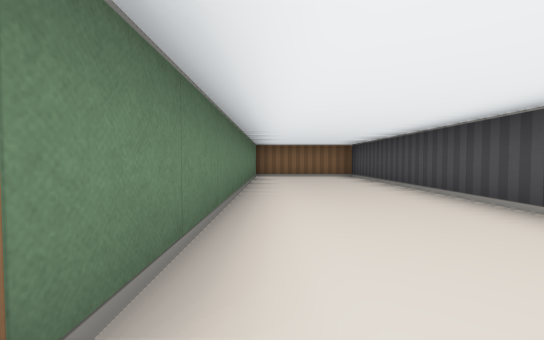
View 1 (above)

18 first-person views from a walk through a cub3D maze. The camera is about half as high as the walls, tilts 2° down and sees 90° across. The floor is counted in squares. Each view is taken from the middle of a square. On the plan, view 1 faces up. The plan holds only what a view shows up to about 9 squares ahead; the rest is blank.

View 2
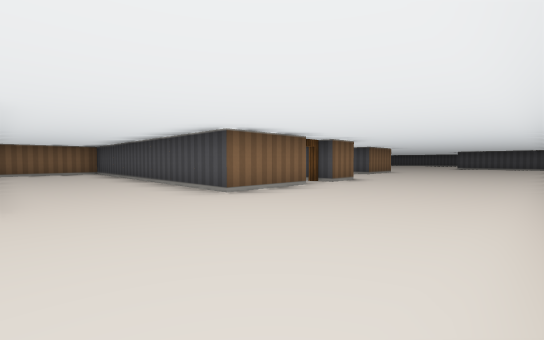

View 3
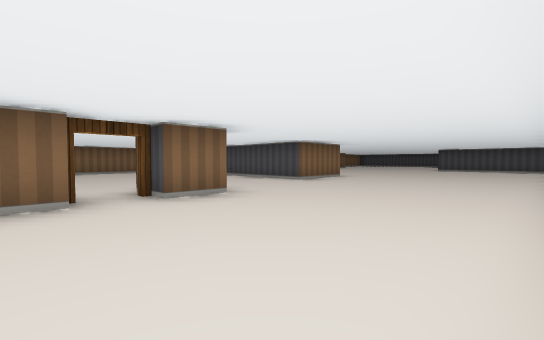

View 4
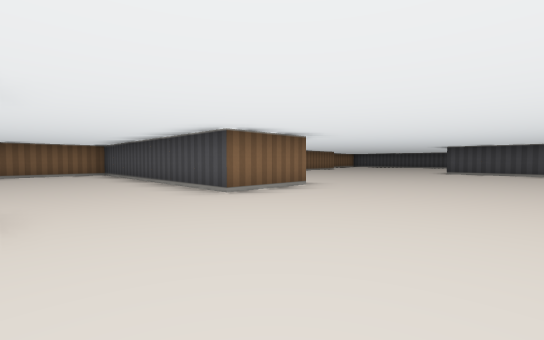

View 5
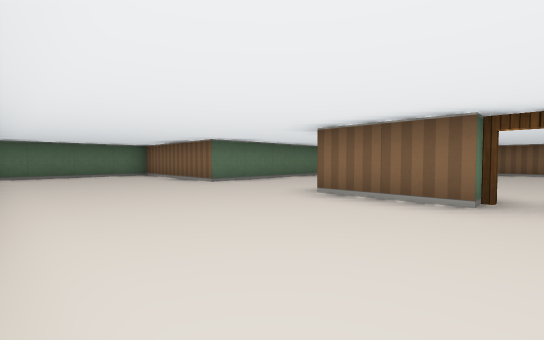

View 6
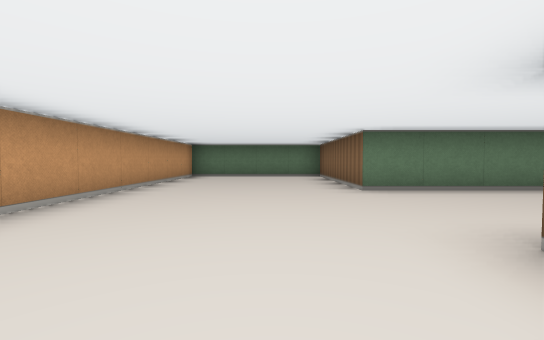

View 7
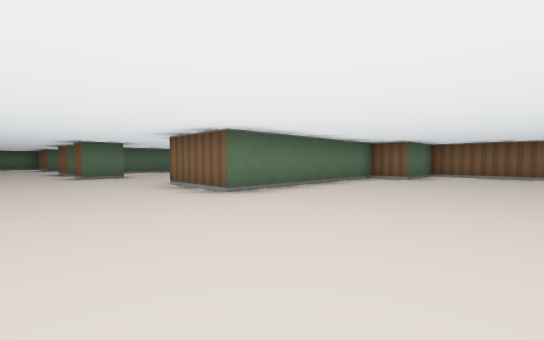

View 8
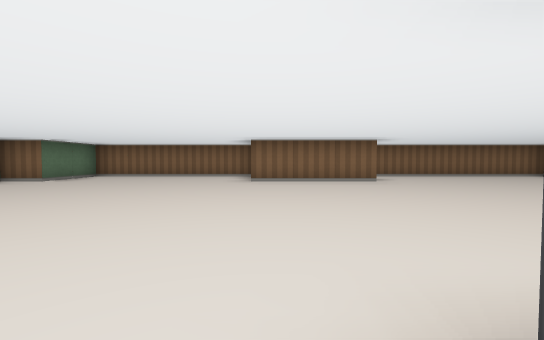

View 9
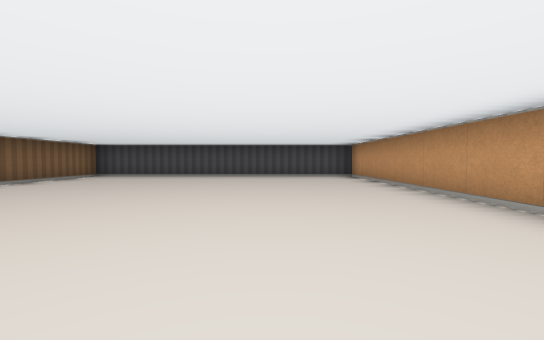

View 10
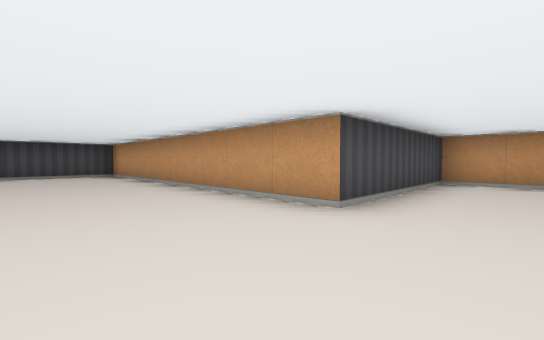

View 11
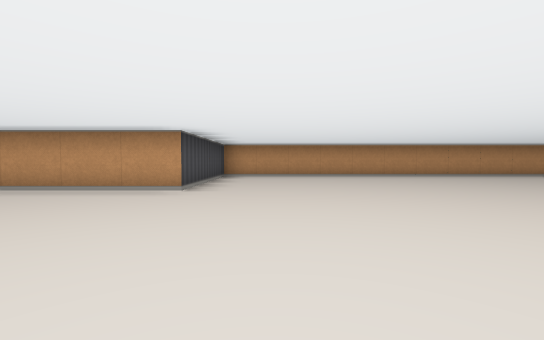

View 12
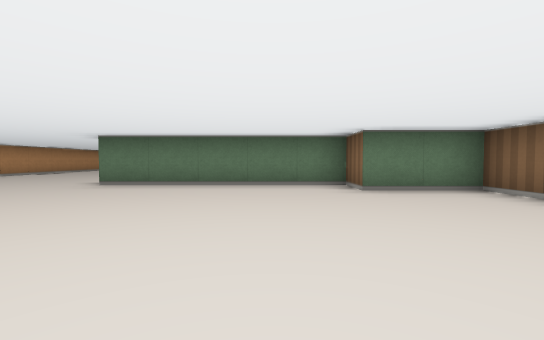

View 13
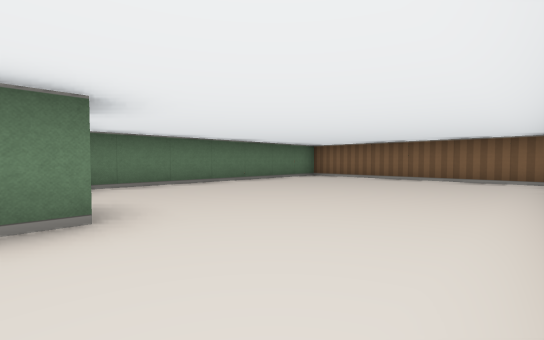

View 14
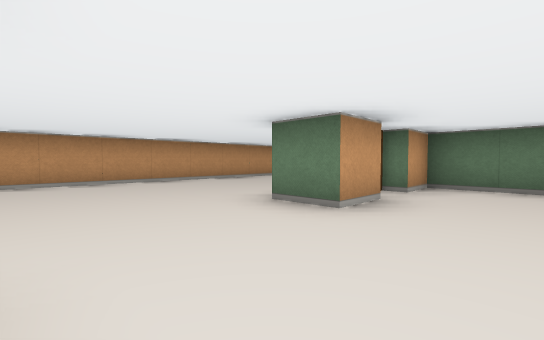

View 15
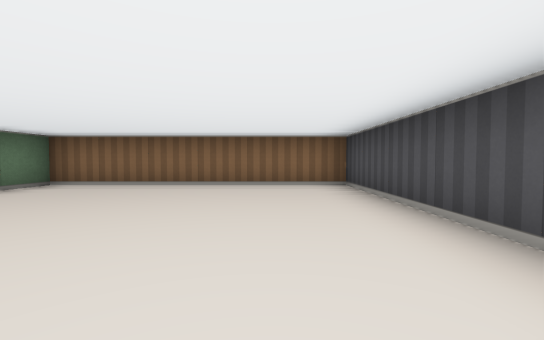

View 16
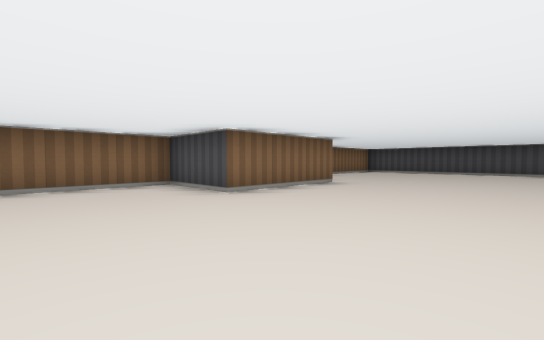

View 17
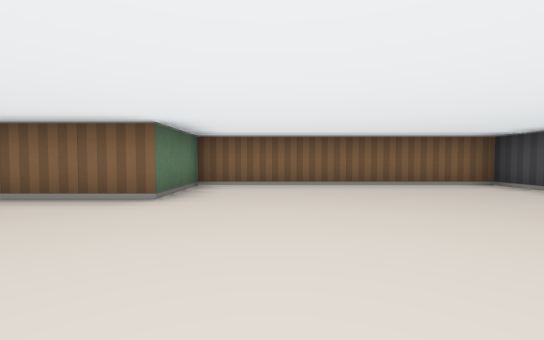

View 18
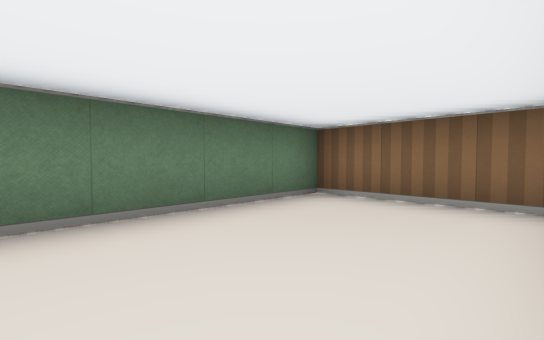

### Floor plan
Points are (right, up) in squares from view 1. A wall is a line through its corners. A room is listed if a view was taken in it or the views show most of it. See-through windows are left out.
Room 1 (views 1, 2, 3, 4, 5, 6, 7, 8, 9, 10, 11, 12, 13, 14, 15, 16, 17, 18)
walls: (5.5, 1.5) (6.5, 1.5) (6.5, 0.5) (5.5, 0.5); (4.5, 0.5) (2.5, 0.5) (2.5, 8.5) (-0.5, 8.5) (-0.5, 0.5) (-4.5, 0.5) (-4.5, -3.5) (18.5, -3.5) (18.5, 0.5) (26.5, 0.5) (26.5, 8.5) (20.5, 8.5) (20.5, 6.5) (17.5, 6.5) (17.5, 8.5) (12.5, 8.5) (12.5, 6.5) (11.5, 6.5) (11.5, 1.5) (9.5, 1.5) (9.5, 8.5) (3.5, 8.5) (3.5, 1.5) (4.5, 1.5)
ways out: open door at (5, 1)

Positions as (right, up) in squares from view 1, and headings:
1: (0, 0), facing up
2: (0, -3), facing up-right
3: (4, -3), facing up-right
4: (7, -2), facing up-right
5: (5, -3), facing up-left
6: (4, -1), facing left
7: (15, -1), facing up-left
8: (18, 0), facing up
9: (18, 3), facing right
10: (17, 3), facing down-right
11: (17, 5), facing down
12: (17, 5), facing left
13: (9, 1), facing up-left
14: (9, 3), facing down-left
15: (8, 3), facing up
16: (15, 3), facing up-right
17: (22, 3), facing up
18: (2, 5), facing up-left
